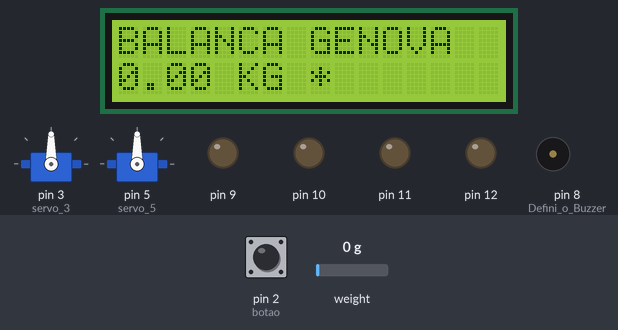
Bench run of a sketch on a simulated Arduino Uno, built with avr-gcc and run on an emulated ATmega328P. Shown: 16×2 character LCD, 2 × servo, output pins drawn as LEDs (lit = HIGH), buzzer (waves = sounding). The inputs (shaded band) are chosen by the test bench; at power-on: pin 2 (botao) LOW, weight on the scale 0 g. What the sketch prints to the serial monitor is not drawn.

Above: at 2.6 s.
2.7 s: pin 2 (botao) pulled HIGH for 0.15 s
At 3.1 s:
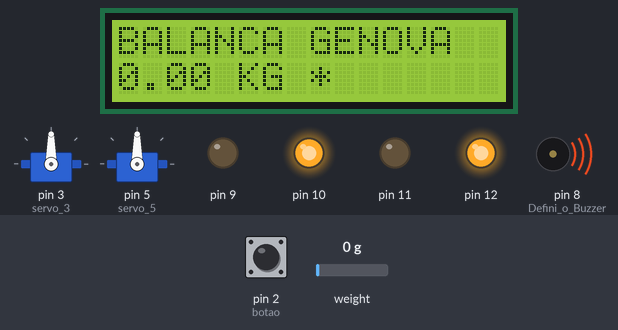
At 5.8 s:
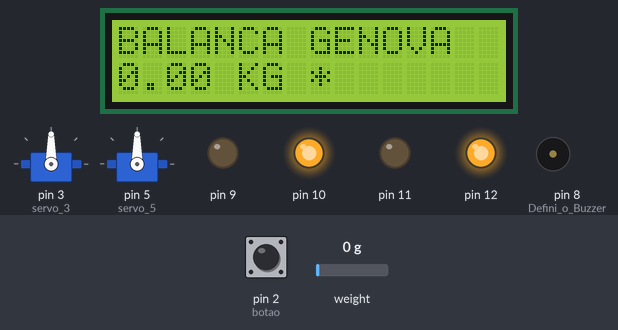
Timing chart, 0 to 30.2 s (numbered marks = the images above; inputs shaded):
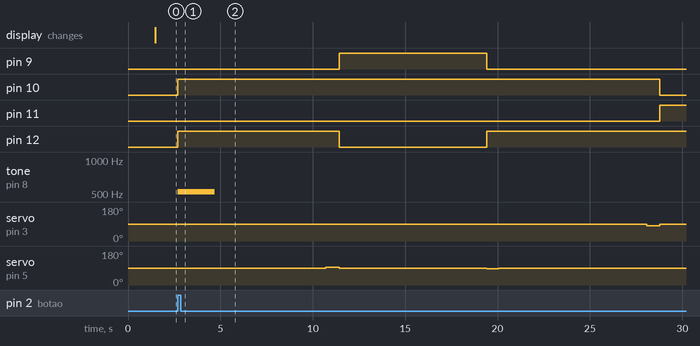

Measured:
- after the input at 2.7 s, pin 9: LOW → HIGH after 8.7 s, → LOW 8.0 s later; pin 10: LOW → HIGH at once, → LOW 26.1 s later; pin 11: LOW → HIGH after 26.1 s; pin 12: LOW → HIGH at once, → LOW 8.7 s later, → HIGH 8.0 s later; tone on pin 8 (Defini_o_Buzzer): silent → 523 Hz at once, → silent 2.0 s later

The sketch:

Placa1Automacao.ino
```cpp
#include <HX711_ADC.h> // Biblioteca Sensor
#include <Wire.h> // Biblioteca LCD
#include <LiquidCrystal_I2C.h> // Biblioteca LCD
#include <Servo.h> // Biblioteca Servo Motor
HX711_ADC LoadCell(6, 7); // Sensor DT pino 6, SCK pino 7
LiquidCrystal_I2C lcd(0x27, 16,2); // 0x27 Checar se o LCD está nesse canal
#define botao 2 // Defini o botão na entrada 2
Servo servo_3; // Defini Servo 1 na entrada 3
Servo servo_5; // Defini Servo 2 na entrada 5

void setup()
{
  Serial.begin(9600); // Inicia a comunicação serial na velocidade de 9600 - Baud Rate
  LoadCell.begin();
  LoadCell.start(1000); // Tempo de estabilização
  LoadCell.setCalFactor(1000.0); // Parâmetro de calibração
  lcd.init();
  lcd.backlight();

  pinMode(botao,INPUT); // Definição das entradas
  pinMode(9, OUTPUT);
  pinMode(12, OUTPUT);
  pinMode(10, OUTPUT);
  pinMode(11, OUTPUT);
  servo_3.attach(3, 500, 2500);
  servo_5.attach(5, 500, 2500);
  pinMode(8, OUTPUT); // Defini o Buzzer
}

void loop()
{
  LoadCell.update(); // Mostrar peso arduino
  float i = LoadCell.getData();
  lcd.setCursor(0, 0);
  lcd.print("BALANCA GENOVA");
  lcd.setCursor(0, 1);
  lcd.print(i);
  lcd.print(" KG *");
  Serial.println(i);
  delay(100);

  if(digitalRead(botao)){
  digitalWrite(9, LOW); // Tempo para a demonstração com o farol fechado
  digitalWrite(12, HIGH);
  digitalWrite(10, HIGH);
  digitalWrite(11, LOW);
  servo_3.write(90);
  servo_5.write(90);
  tone(8, 523, 2000);
  delay(8000);

  digitalWrite(9, LOW); // Abrindo a cancela 1 para o caminhão entrar com o farol vermeho
  digitalWrite(12, HIGH);
  digitalWrite(10, HIGH);
  digitalWrite(11, LOW);
  servo_3.write(90);
  servo_5.write(93);
  delay(720);

  digitalWrite(9,HIGH); // Cancela 1 aberta aguardando o caminhão entrar com o farol verde
  digitalWrite(12, LOW);
  digitalWrite(10, HIGH);
  digitalWrite(11, LOW);
  servo_3.write(90);
  servo_5.write(90);
  delay(8000);

  digitalWrite(9,LOW); // Fechando a cancela 1 para a pesagem
  digitalWrite(12, HIGH);
  digitalWrite(10, HIGH);
  digitalWrite(11, LOW);
  servo_3.write(90);
  servo_5.write(86);
  delay(650);

  digitalWrite(9, LOW); // Aguardando a pesagem do caminhão
  digitalWrite(12, HIGH);
  digitalWrite(10, HIGH);
  digitalWrite(11, LOW);
  servo_3.write(90);
  servo_5.write(90);
  delay(8000);

  digitalWrite(9, LOW); // Abrindo a cancela 2 para o caminhão sair com o farol verde
  digitalWrite(12, HIGH);
  digitalWrite(10, HIGH);
  digitalWrite(11, LOW);
  servo_3.write(80);
  servo_5.write(90);
  delay(720);

  digitalWrite(9, LOW); // Aguardando o caminhão sair com a cancela 2 aberta e sinal verde
  digitalWrite(12, HIGH);
  digitalWrite(10, LOW);
  digitalWrite(11, HIGH);
  servo_3.write(90);
  servo_5.write(90);
  delay(8000);

  digitalWrite(9, LOW); // Fechando a cancela 2 para realizar a outra pesagem
  digitalWrite(12, HIGH);
  digitalWrite(10, HIGH);
  digitalWrite(11, LOW);
  servo_3.write(98);
  servo_5.write(90);
  delay(640);

  digitalWrite(9, LOW); // Tempo para aguardar o outro caminhão
  digitalWrite(12, HIGH);
  digitalWrite(10, HIGH);
  digitalWrite(11, LOW);
  servo_3.write(90);
  servo_5.write(90);
  tone(8, 523, 2000);
  delay(10000);
  }
}
```
